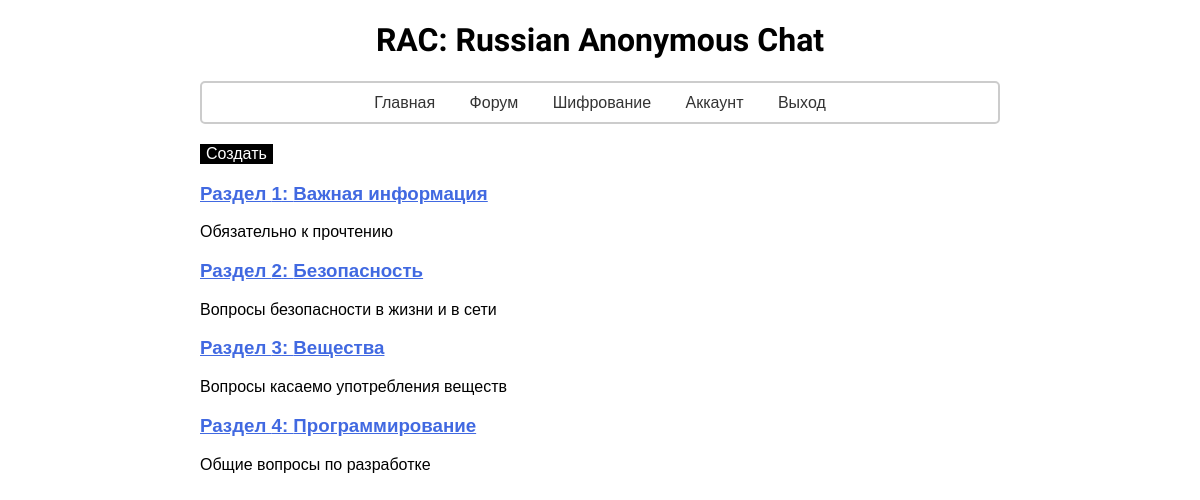
The page /category (signed in) on the database as committed earlier.
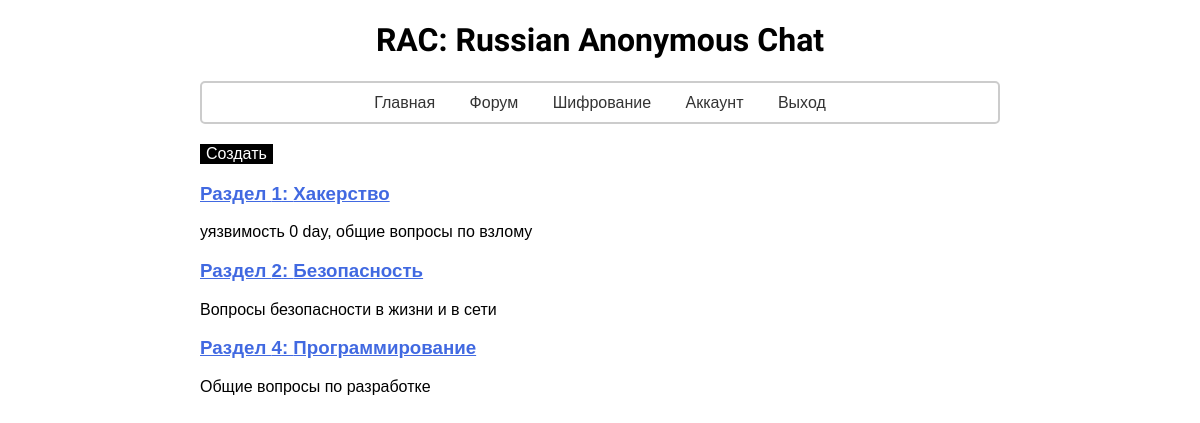
The same page on the database as committed later.
### manager/models.py (models this page shows)
class Category(db.Model):
    id = db.Column(db.Integer, primary_key=True)
    name = db.Column(db.String(100), unique=True, nullable=False)
    description = db.Column(db.String(100))

### user/forum.py (the view)
@app.route("/category", methods=["GET", "POST"])
@login_required
def category():
    topics = Category.query.all()
    return render_template("user/main/forum.html", topics=topics)

### user/session.py (called while the page is built)
@login_manager.user_loader
def load_user(user_id):
    return User.query.get(int(user_id))

### app/templates/user/main/forum.html (shortened to what this page needs)
<!DOCTYPE html>
<html lang="en">
<head>
    {% include "user/include/links.html" %}
    <link rel="stylesheet" href="{{ url_for('static', filename='user/index.css') }}">
</head>
<body>
    <h1 class="logo">RAC: Russian Anonymous Chat</h1>
    <div class="container">
        <div class="menu">
            {% include "user/include/menu.html" %}
        </div>
        <button type="submit" class="submit" style="
        border: none;
        background-color: black;
        color: red;
        text-align: center;
        text-decoration: none;
        font-size: 16px;
      ">
        <a href="/create" style="color: white; text-decoration: none;">Создать</a>
      </button>
        {% for category in topics %}
        <div class="forum-section">
            <h3><a href="forum/{{ category.id }}">Раздел {{ category.id }}: {{ category.name }}</a></h3>
            <p>{{ category.description }}</p>
        </div>
        {% endfor %}
    </div>
</body>
</html>

Rows that differ between the two databases and show on the page:
removed Category: id "3", name "Вещества", description "Вопросы касаемо употребления веществ"
changed Category id 1: name "Важная информация" → "Хакерство"; description "Обязательно к прочтению" → "уязвимость 0 day, общие вопросы по взлому"
